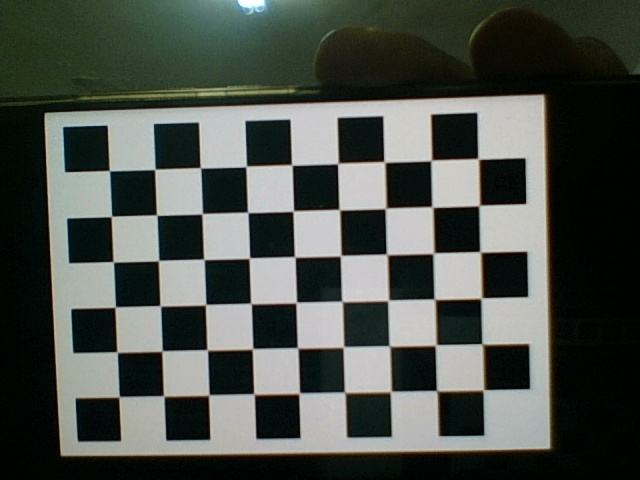
#> input picture python/CV/cam_calib/calibration_images/chessboard_0.jpg, 640 x 480 px, given in place of the camera
$ python cam_calibration.py
#> lines starting #> are read from the running program, lines starting #| are printed output that depends on the picture
#> the answer given: y
#> the answer given: y
#> the answer given: 100
#> the answer given: 100
#!/usr/bin/env python3
import numpy as np
import cv2
import glob
import os
import pickle

def calibrate_camera(chessboard_size=None):
    """
    Calibrate the camera using a chessboard pattern.
    Captures multiple images of a chessboard from different angles.

    Args:
        chessboard_size: Tuple (width, height) of inner corners in the chessboard.
                         If None, will use default (9, 6) or prompt user.
    """
#> called with chessboard_size = (100, 100)
    # Chessboard dimensions (number of inner corners)
    if chessboard_size is None:
        # Ask user to confirm or change the chessboard size
        print("Default chessboard size is (9, 6) inner corners.")
        change_size = input("Do you want to use a different size? (y/n): ")
        if change_size.lower() == 'y':
            try:
                width = int(input("Enter number of inner corners width: "))
                height = int(input("Enter number of inner corners height: "))
                CHESSBOARD_SIZE = (width, height)
                print(f"Using chessboard size: {CHESSBOARD_SIZE}")
            except ValueError:
                print("Invalid input. Using default size (9, 6).")
                CHESSBOARD_SIZE = (9, 6)
        else:
            CHESSBOARD_SIZE = (9, 6)
    else:
        CHESSBOARD_SIZE = chessboard_size

    print(f"Looking for a chessboard with {CHESSBOARD_SIZE[0]}x{CHESSBOARD_SIZE[1]} inner corners")

    # Termination criteria for corner detection
    criteria = (cv2.TERM_CRITERIA_EPS + cv2.TERM_CRITERIA_MAX_ITER, 30, 0.001)

    # Prepare object points (0,0,0), (1,0,0), (2,0,0) ... (8,5,0)
    objp = np.zeros((CHESSBOARD_SIZE[0] * CHESSBOARD_SIZE[1], 3), np.float32)
    objp[:, :2] = np.mgrid[0:CHESSBOARD_SIZE[0], 0:CHESSBOARD_SIZE[1]].T.reshape(-1, 2)

    # Arrays to store object points and image points
    objpoints = []  # 3D points in real world space
    imgpoints = []  # 2D points in image plane

    # Create directory to save calibration images if it doesn't exist
    if not os.path.exists('calibration_images'):
        os.makedirs('calibration_images')

    # Initialize webcam
    cap = cv2.VideoCapture(0)

    if not cap.isOpened():
        print("Error: Could not open webcam.")
        return None, None

    img_count = 0
    max_images = 20  # Number of calibration images to capture
    frame_count = 0  # Counter for frame processing

    print("\n=== CHESSBOARD DETECTION TIPS ===")
    print("1. Ensure good, even lighting on the chessboard")
    print("2. Hold the chessboard flat and completely visible in the frame")
    print("3. Try different angles and distances")
    print("4. Avoid reflections and shadows on the chessboard")
    print("5. Make sure all corners are visible in the frame")
    print("\nPress '1' to capture a chessboard image (need", max_images, "images)")
    print("Press 'q' to quit")

    while img_count < max_images:
        ret, frame = cap.read()
#> frame is the input picture: shape (480, 640, 3); mean B, G, R 74.9, 81, 75.6
        if not ret:
            print("Failed to grab frame")
            break

        # Process frames at a reduced rate for better performance
        frame_count += 1

        # Only process every 3rd frame for detection
        if frame_count % 3 == 0:
            # Try to detect chessboard in real-time for feedback
            gray = cv2.cvtColor(frame, cv2.COLOR_BGR2GRAY)
            flags = cv2.CALIB_CB_FAST_CHECK  # Use fast check for real-time feedback
            ret, corners = cv2.findChessboardCorners(gray, CHESSBOARD_SIZE, flags)

            # Create a copy of the frame for display
            display_frame = frame.copy()

            # Add status text to the frame
            status_text = "CHESSBOARD NOT DETECTED"
            color = (0, 0, 255)  # Red

            if ret:
                # Draw the corners (simplified for speed)
                cv2.drawChessboardCorners(display_frame, CHESSBOARD_SIZE, corners, ret)
                status_text = "CHESSBOARD DETECTED - Press '1' to capture"
                color = (0, 255, 0)  # Green

            # Add text with background for better visibility
            cv2.rectangle(display_frame, (0, 0), (display_frame.shape[1], 30), (0, 0, 0), -1)
            cv2.putText(display_frame, status_text, (10, 20),
                        cv2.FONT_HERSHEY_SIMPLEX, 0.5, color, 2)
        else:
            # Just show the frame without detection for better performance
            display_frame = frame.copy()
            cv2.rectangle(display_frame, (0, 0), (display_frame.shape[1], 30), (0, 0, 0), -1)
            cv2.putText(display_frame, "PREVIEW MODE", (10, 20),
                        cv2.FONT_HERSHEY_SIMPLEX, 0.5, (255, 255, 255), 2)
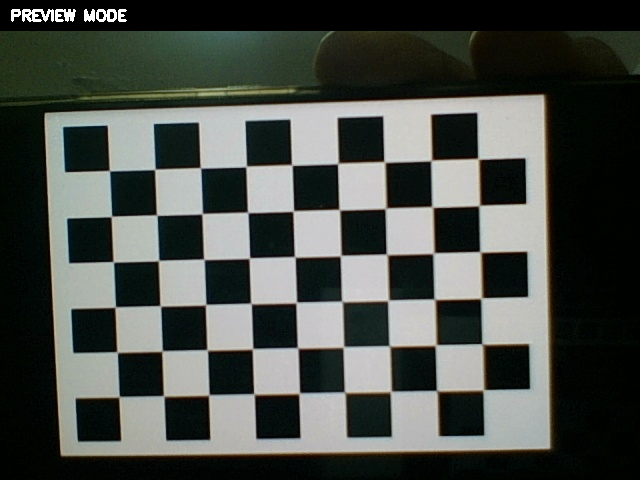
#> display_frame: shape (480, 640, 3); mean B, G, R 72.2, 77.2, 72.9

        # Display the frame with feedback (use a smaller window size for better performance)
        display_frame_small = cv2.resize(display_frame, (0, 0), fx=0.75, fy=0.75)
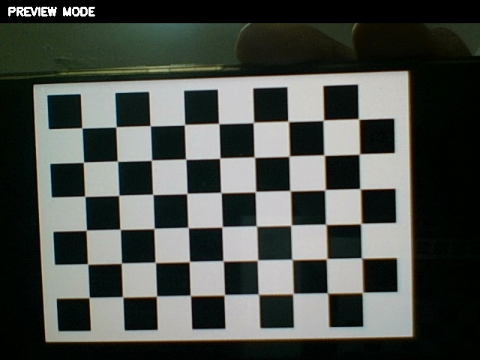
#> display_frame_small: shape (360, 480, 3); mean B, G, R 72.2, 77.2, 72.9
        cv2.imshow('Calibration', display_frame_small)

        key = cv2.waitKey(1) & 0xFF
#> (key q is pressed here)
        if key == ord('q'):
            break
        elif key == ord('1'):
            # Convert to grayscale
            gray = cv2.cvtColor(frame, cv2.COLOR_BGR2GRAY)

            # Apply preprocessing to improve contrast (but don't display)
            # Try adaptive thresholding if normal detection fails
            gray_processed = cv2.adaptiveThreshold(
                gray,
                255,
                cv2.ADAPTIVE_THRESH_GAUSSIAN_C,
                cv2.THRESH_BINARY,
                11,
                2
            )

            # Find chessboard corners with improved flags
            flags = cv2.CALIB_CB_ADAPTIVE_THRESH + cv2.CALIB_CB_NORMALIZE_IMAGE + cv2.CALIB_CB_FAST_CHECK
            ret, corners = cv2.findChessboardCorners(gray, CHESSBOARD_SIZE, flags)

            # If detection fails, try with the processed image
            if not ret:
                print("Standard detection failed, trying with processed image...")
                ret, corners = cv2.findChessboardCorners(gray_processed, CHESSBOARD_SIZE, flags)
                if ret:
                    print("Detection successful with processed image!")

            if ret:
                # Refine corner positions
                corners2 = cv2.cornerSubPix(gray, corners, (11, 11), (-1, -1), criteria)

                # Save the image
                img_name = f'calibration_images/chessboard_{img_count}.jpg'
                cv2.imwrite(img_name, frame)
                print(f"Captured {img_name}")

                # Add to our calibration data
                objpoints.append(objp)
                imgpoints.append(corners2)

                img_count += 1

    cap.release()
    cv2.destroyAllWindows()

    if img_count == 0:
        print("No calibration images captured.")
        return None, None

    print(f"Calibrating camera with {img_count} images...")

    # Calibrate camera
    ret, mtx, dist, rvecs, tvecs = cv2.calibrateCamera(
        objpoints, imgpoints, gray.shape[::-1], None, None
    )

    if ret:
        # Calculate reprojection error
        mean_error = 0
        for i in range(len(objpoints)):
            imgpoints2, _ = cv2.projectPoints(objpoints[i], rvecs[i], tvecs[i], mtx, dist)
            error = cv2.norm(imgpoints[i], imgpoints2, cv2.NORM_L2) / len(imgpoints2)
            mean_error += error

        print(f"Calibration complete! Mean reprojection error: {mean_error/len(objpoints)}")

        # Save calibration parameters
        calibration_data = {
            'camera_matrix': mtx,
            'dist_coeffs': dist
        }

        with open('calibration_data.pkl', 'wb') as f:
            pickle.dump(calibration_data, f)

        print("Calibration data saved to 'calibration_data.pkl'")

        return mtx, dist
    else:
        print("Calibration failed.")
        return None, None

def load_calibration_data():
    """Load camera calibration data from file."""
    try:
        with open('calibration_data.pkl', 'rb') as f:
            data = pickle.load(f)
        return data['camera_matrix'], data['dist_coeffs']
    except FileNotFoundError:
        print("Calibration data not found. Run calibration first.")
        return None, None

if __name__ == "__main__":
    print("\n=== CAMERA CALIBRATION TOOL ===")
    print("This tool will help you calibrate your camera using a chessboard pattern.")

    # Check if calibration data already exists
    if os.path.exists('calibration_data.pkl'):
        print("\nCalibration data already exists.")
        choice = input("Do you want to recalibrate? (y/n): ")
        if choice.lower() != 'y':
            mtx, dist = load_calibration_data()
            print("Loaded existing calibration data.")
            exit()

    print("\n=== CHESSBOARD INFORMATION ===")
    print("By default, this program looks for a standard chessboard with 9x6 inner corners.")
    print("Inner corners are the points where four squares meet (not the outer edges).")
    print("If your chessboard has a different size, you can specify it when prompted.")

    # Ask if user wants to use a custom chessboard size
    custom_size = input("\nDo you want to specify a custom chessboard size? (y/n): ")
    if custom_size.lower() == 'y':
        try:
            width = int(input("Enter number of inner corners width: "))
            height = int(input("Enter number of inner corners height: "))
            chessboard_size = (width, height)
        except ValueError:
            print("Invalid input. Using default size (9, 6).")
            chessboard_size = (9, 6)
    else:
        chessboard_size = (9, 6)

    # Run calibration with the specified or default chessboard size
    mtx, dist = calibrate_camera(chessboard_size)

$ run again, on python/CV/cam_calib/calibration_images/chessboard_1.jpg
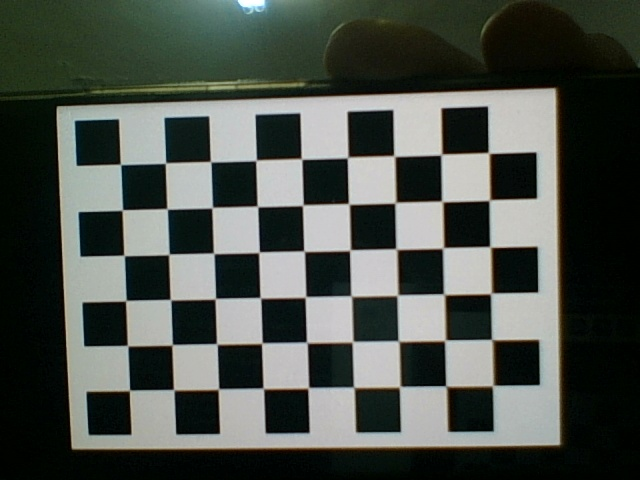
#> input picture python/CV/cam_calib/calibration_images/chessboard_1.jpg, 640 x 480 px, given in place of the camera
#> in calibrate_camera, frame is the input picture: shape (480, 640, 3); mean B, G, R 74.7, 80.9, 75.4
#> in calibrate_camera, `cv2.putText(display_frame, "PREVIEW MODE", (10, 20), cv2.FONT_HERSHEY_..`:
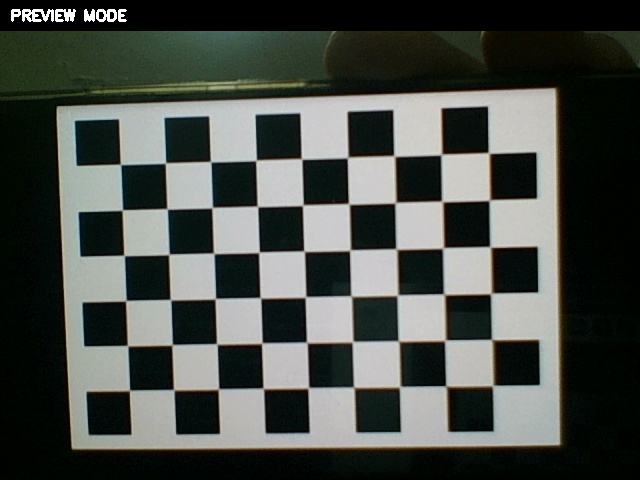
#> display_frame: shape (480, 640, 3); mean B, G, R 72.1, 77.2, 72.8
#> in calibrate_camera, `display_frame_small = cv2.resize(display_frame, (0, 0), fx=0.75, fy=0...`:
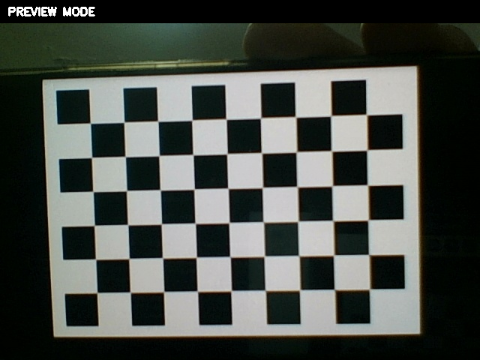
#> display_frame_small: shape (360, 480, 3); mean B, G, R 72, 77.2, 72.7

$ run again, on python/CV/cam_calib/calibration_images/chessboard_10.jpg
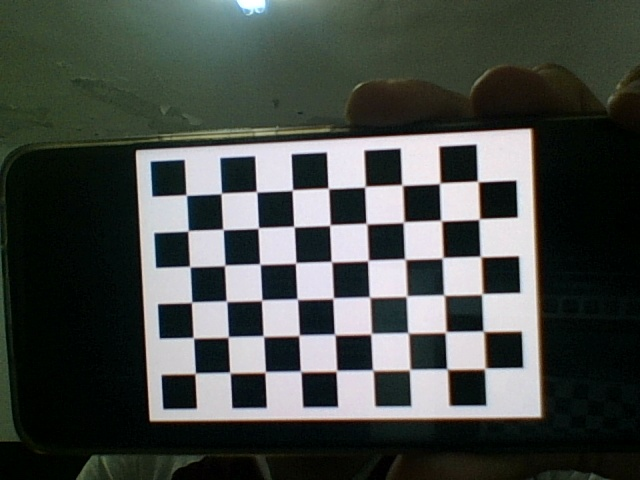
#> input picture python/CV/cam_calib/calibration_images/chessboard_10.jpg, 640 x 480 px, given in place of the camera
#> in calibrate_camera, frame is the input picture: shape (480, 640, 3); mean B, G, R 70.7, 74.7, 70.1
#> in calibrate_camera, `cv2.putText(display_frame, "PREVIEW MODE", (10, 20), cv2.FONT_HERSHEY_..`:
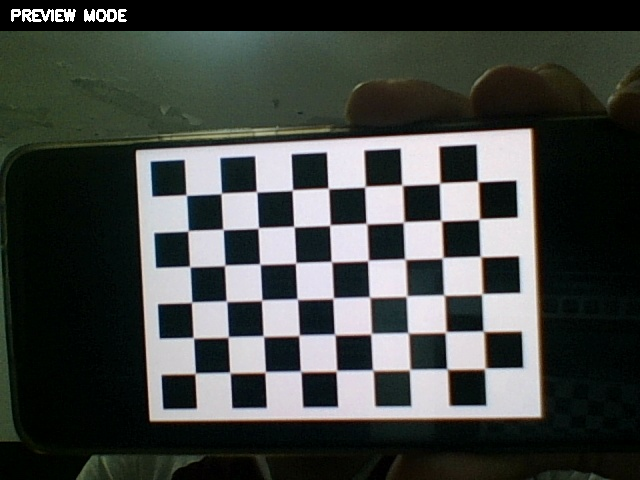
#> display_frame: shape (480, 640, 3); mean B, G, R 66.5, 69.7, 66.1
#> in calibrate_camera, `display_frame_small = cv2.resize(display_frame, (0, 0), fx=0.75, fy=0...`:
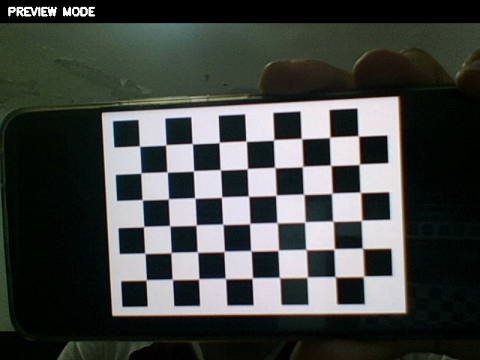
#> display_frame_small: shape (360, 480, 3); mean B, G, R 66.5, 69.7, 66.1

$ run again, on python/CV/cam_calib/calibration_images/chessboard_11.jpg
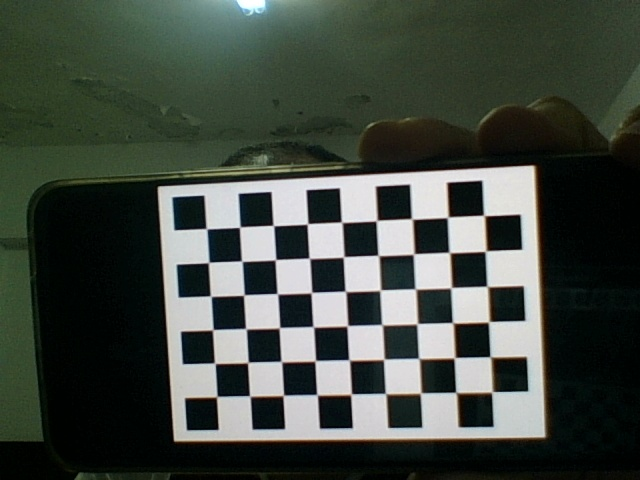
#> input picture python/CV/cam_calib/calibration_images/chessboard_11.jpg, 640 x 480 px, given in place of the camera
#> in calibrate_camera, frame is the input picture: shape (480, 640, 3); mean B, G, R 64.7, 72.6, 65.5
#> in calibrate_camera, `cv2.putText(display_frame, "PREVIEW MODE", (10, 20), cv2.FONT_HERSHEY_..`:
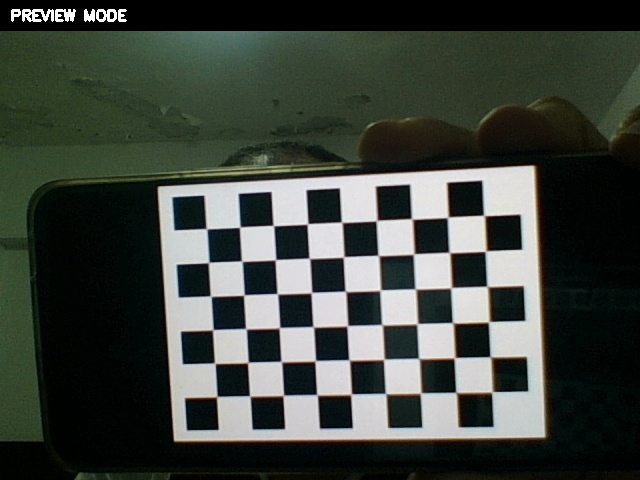
#> display_frame: shape (480, 640, 3); mean B, G, R 61, 67.8, 61.9
#> in calibrate_camera, `display_frame_small = cv2.resize(display_frame, (0, 0), fx=0.75, fy=0...`:
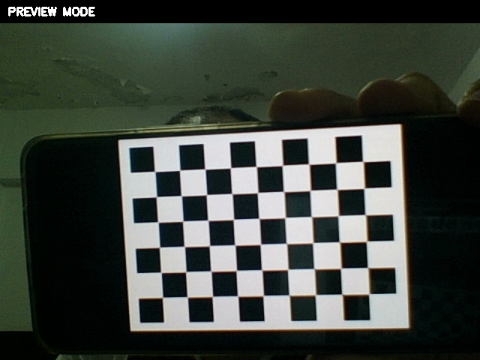
#> display_frame_small: shape (360, 480, 3); mean B, G, R 60.9, 67.7, 61.8
